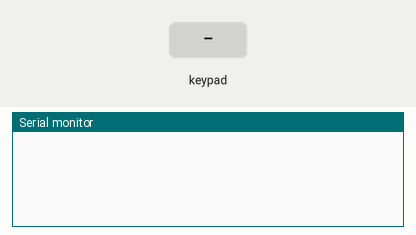
The sketch below on a simulated Arduino Uno, built with avr-gcc and run on an emulated ATmega328P. Shown: the last lines printed to the serial monitor. Inputs (shaded band) come from the test bench.

Above: at 1.2 s.
1.3 s: key '1' pressed
At 1.9 s:
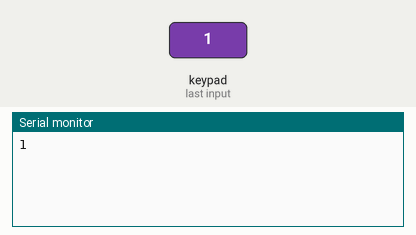
2.8 s: keypad keys 1 9 1 8 5 1 7 # pressed 0.4 s apart
At 6.3 s:
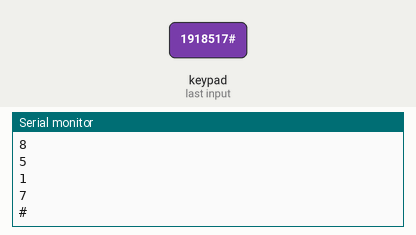
7.5 s: key 'A' pressed
At 8.7 s:
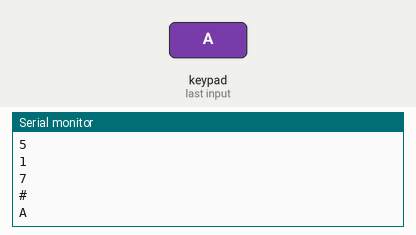
9.0 s: keypad keys 1 9 1 8 5 1 7 * pressed 0.4 s apart
At 12.5 s:
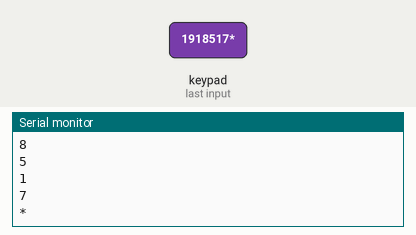
13.7 s: key 'B' pressed
At 14.9 s:
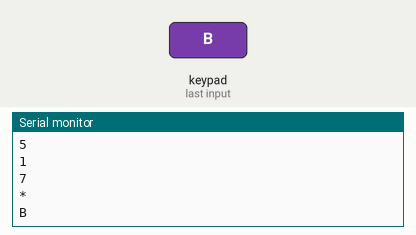
15.2 s: keypad keys 1 9 1 8 5 1 7 D pressed 0.4 s apart
At 19.4 s:
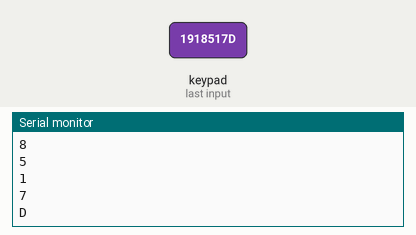
Timing chart, 0 to 20.9 s (numbered marks = the images above; inputs shaded):
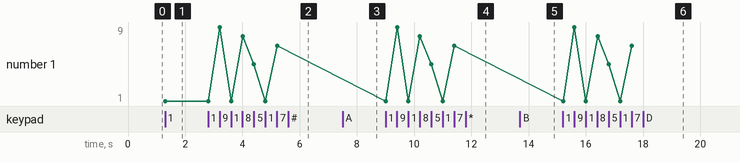

Measured:
- after the input at 1.3 s, the serial monitor: prints a new line at once (image 1)
- after the input at 2.8 s, the serial monitor: prints a new line after 0.41 s (image 2)
- after the input at 7.5 s, the serial monitor: prints a new line at once (image 3)
- after the input at 9.0 s, the serial monitor: prints a new line at once (image 4)
- after the input at 13.7 s, the serial monitor: prints a new line at once (image 5)
- after the input at 15.2 s, the serial monitor: prints a new line at once (image 6)
- plotted number 1: 1 → 7 after the input at 2.8 s

The sketch:

keypad.ino
```cpp
#include <Keypad.h>

#define ROW_NUM     4 // four rows
#define COLUMN_NUM  4 // four columns

char keys[ROW_NUM][COLUMN_NUM] = {
  {'1', '2', '3', 'A'},
  {'4', '5', '6', 'B'},
  {'7', '8', '9', 'C'},
  {'*', '0', '#', 'D'}
};

byte pin_rows[ROW_NUM]      = {19, 18, 5, 17}; // GIOP19, GIOP18, GIOP5, GIOP17 connect to the row pins
byte pin_column[COLUMN_NUM] = {16, 4, 0, 2};   // GIOP16, GIOP4, GIOP0, GIOP2 connect to the column pins

Keypad keypad = Keypad ( makeKeymap(keys), pin_rows, pin_column, ROW_NUM, COLUMN_NUM );

String input = "";

void setup() {
  Serial.begin(9600);
}

void loop() {
  char key = keypad.getKey();

  if (key) {
    Serial.println(key);
    }
}
```
